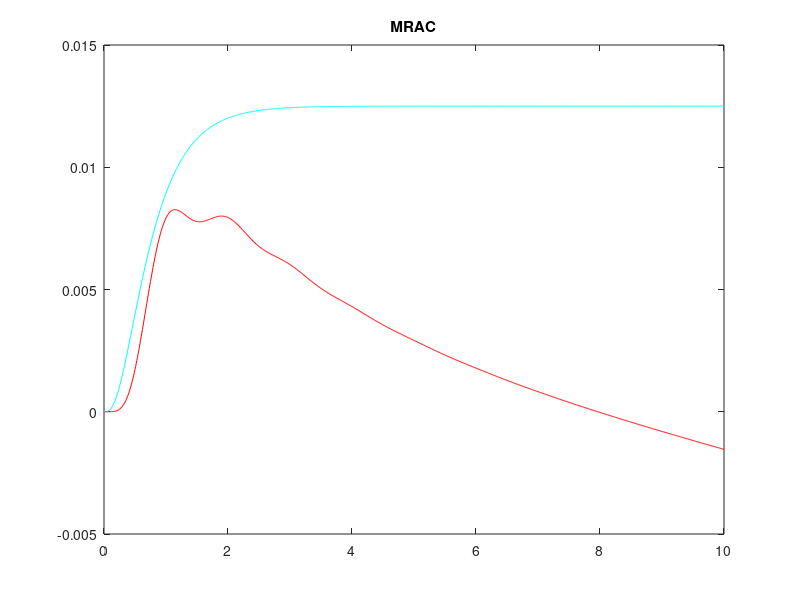

The MATLAB script that drew this image:
%MRAC
clear;clc;
totaltime=10;
delta=0.01;
totalstep=totaltime/delta;
%select para.
Q=[0.001 0 0;0 0.001 0;0 0 2000];
% Q=[1 0 0;0 1 0;0 0 1];
pole=conv([1 2],conv([1 5],[1 8]));
Am=[0 1 0;0 0 1;-pole(4) -pole(3) -pole(2)];bm=1;%model
A=[0 1 0;0 0 1;-12 -4 -3];b=1;%real sys.
P=lyap(Am,Q);
gamma0=1;gamma1=0.5;gamma2=4;gamma3=5;

%model
xm1(1)=0;xm2(1)=0;xm3(1)=0;
for k=1:totalstep
    r(k)=1;
%     r(k)=sin(0.5*k*delta)+0.3*cos(2*k*delta+4);
    xm1_dot(k)=xm2(k);
    xm2_dot(k)=xm3(k);
    xm3_dot(k)=Am(3,1)*xm1(k)+Am(3,2)*xm2(k)+Am(3,3)*xm3(k)+bm*r(k);
    xm1(k+1)=xm1(k)+xm1_dot(k)*delta;
    xm2(k+1)=xm2(k)+xm2_dot(k)*delta;
    xm3(k+1)=xm3(k)+xm3_dot(k)*delta;
end


theta0(1)=0;theta1(1)=0;theta2(1)=0;theta3(1)=0;
x1(1)=0;x2(1)=0;x3(1)=0;
for k=1:totalstep
    
    u(k)=theta0(k)*r(k)+theta1(k)*x1(k)+theta2(k)*x2(k)+theta3(k)*x3(k);
    
    x1_dot(k)=x2(k);
    x2_dot(k)=x3(k);
    x3_dot(k)=A(3,1)*x1(k)+A(3,2)*x2(k)+A(3,3)*x3(k)+1*u(k);
    x1(k+1)=x1(k)+x1_dot(k)*delta;
    x2(k+1)=x2(k)+x2_dot(k)*delta;
    x3(k+1)=x3(k)+x3_dot(k)*delta;
    
    
    e1(k)=xm1(k)-x1(k);
    e2(k)=xm2(k)-x2(k);
    e3(k)=xm3(k)-x3(k);
    zeta(k)=0.5*(P(1,3)*e1(k)+P(2,3)*e2(k)+P(3,3)*e3(k));
    theta0_dot(k)=zeta(k)*r(k)/(b*gamma0);
    theta1_dot(k)=zeta(k)*x1(k)/(b*gamma1);
    theta2_dot(k)=zeta(k)*x2(k)/(b*gamma2);
    theta3_dot(k)=zeta(k)*x3(k)/(b*gamma3);
    
    theta0(k+1)=theta0(k)+theta0_dot(k)*delta;
    theta1(k+1)=theta1(k)+theta1_dot(k)*delta;
    theta2(k+1)=theta2(k)+theta2_dot(k)*delta;
    theta3(k+1)=theta3(k)+theta3_dot(k)*delta;
    
end


plot([0:1:totalstep]*delta,x1,'r');hold on;
% plot([0:1:totalstep]*delta,x2,'b');hold on;
% plot([0:1:totalstep]*delta,x3,'g');hold on;
plot([0:1:totalstep]*delta,xm1,'c');hold on;
% plot([0:1:totalstep]*delta,xm2,'m');hold on;
% plot([0:1:totalstep]*delta,xm3,'y');hold on;
% legend('x1','x2','x3','xm1','xm2','xm3');
title('MRAC');